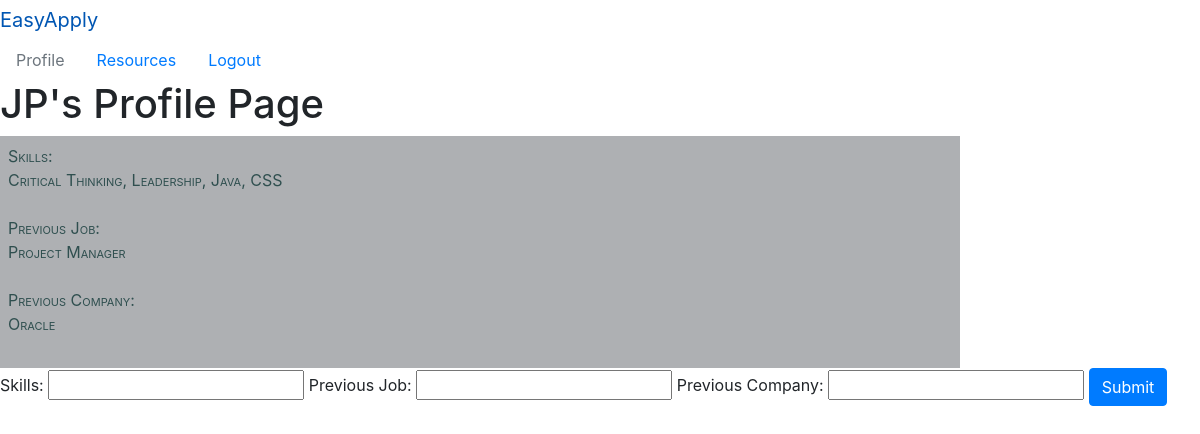
The page /profile/2 on the database its author committed.
### applicants/models.py (models this page shows)
class Applicant(models.Model):
    first_name = models.CharField(max_length=45)
    last_name = models.CharField(max_length=45)
    email = models.CharField(max_length=150)
    password = models.CharField(max_length=150)
    created_at = models.DateTimeField(auto_now_add=True)
    updated_at = models.DateTimeField(auto_now=True)
    objects = ApplicantManager()

class Profile(models.Model):
    applicant = models.ForeignKey(Applicant, related_name="user_profile", on_delete=models.CASCADE)
    skills = models.CharField(max_length=250)
    prev_job = models.CharField(max_length=50)
    prev_company = models.CharField(max_length=50)

### applicants/views.py (the view)
# urls.py: path('profile/<int:applicantid>', views.profile),
def profile(request, applicantid):
    if 'userid' in request.session:
        context = {
            'applicant': Applicant.objects.get(id=applicantid),
            'all_profiles': Profile.objects.all()
        }
        return render(request, 'profile.html', context)
    else :
        context = {
            'applicant': Applicant.objects.get(id=applicantid),
            'all_profiles': Profile.objects.all()
        }
        return render(request, 'profile.html', context)

### applicants/templates/profile.html (shortened to what this page needs)
<!DOCTYPE html>
<html lang="en">
<head>
    {% load static %}
    <link rel="stylesheet" href="{% static 'css/style.css' %}">
    <link rel="stylesheet" href="https://maxcdn.bootstrapcdn.com/bootstrap/4.0.0/css/bootstrap.min.css">
</head>
<body>
  <nav>
    <div class="nav-styling">
      <div class="navbar-header">
        <a class="navbar-brand" href="/jobs">EasyApply</a>
      </div>
      <ul class="nav">
        <li class="nav-item"><a class="nav-link disabled" href="/profile/{{applicant.id}}">Profile</a></li>
        <li class="nav-item"><a class="nav-link" href="/resources">Resources</a></li>
        <li class="nav-item"><a class="nav-link" href="/logout">Logout</a></li>
      </ul>
    </div>
  </nav>
    <h1>{{applicant.first_name}}'s Profile Page</h1>
    <div>
      {% if all_profiles %}
      {% for profile in all_profiles %}
      {% if profile.applicant.id == applicant.id %}
        <div class="user-profile">
          <label>Skills:<p>{{profile.skills}}</p></label>
          <label>Previous Job:<p>{{profile.prev_job}}</p></label>
          <label>Previous Company:<p>{{profile.prev_company}}</p></label>
        </div>
      {% endif %}
      {% endfor %}
      {% endif %}
    </div>
      <div class="subhead">
        <form action="/profile/{{applicant.id}}/edit" method="POST" enctype="multipart/form-data">
          <label for="type">Skills:</label>
          <input type="text" name="skills">
          <label for="type">Previous Job:</label>
          <input type="text" name="prev_job">
          <label for="type">Previous Company:</label>
          <input type="text" name="prev_company">
          <button class="btn btn-primary" type="submit">Submit</button>
        </form>
      </div>
</body>
</html>

### applicants/static/css/style.css (style rules this page uses)
.user-profile { display: flex; flex-direction: column; justify-content: left; background-color: rgb(174, 176, 179); color: darkslategray; font-variant: small-caps; width: 80%; padding: 8px; }

### rows shown on the page
Applicant: first_name "JP"
Profile: skills "Critical Thinking, Leadership, Java, CSS", prev_job "Project Manager", prev_company "Oracle"
